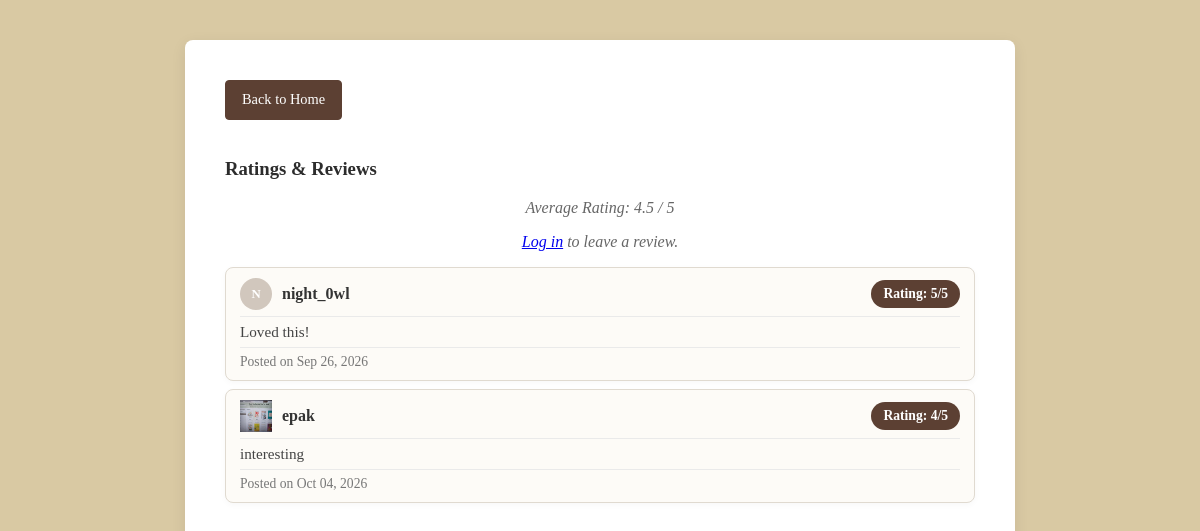
/catalog/book/21/, run on an earlier commit of the app's database.
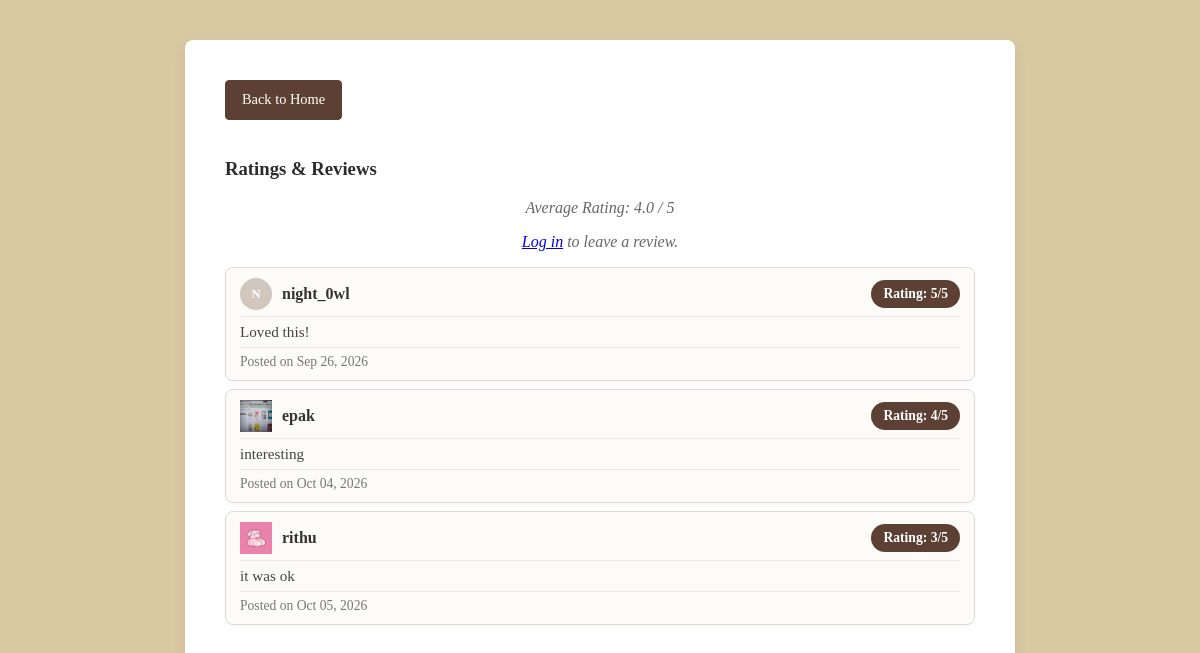
And on a later commit of the database.
### catalog/models.py (models this page shows, shortened)
class Review(models.Model):
    review_id = models.AutoField(primary_key=True)
    book = models.ForeignKey(Book, on_delete=models.CASCADE, related_name='reviews')
    user = models.ForeignKey(User, on_delete=models.CASCADE, related_name='reviews')
    rating = models.IntegerField()
    comment = models.TextField()
    created_at = models.DateTimeField(auto_now_add=True)
    updated_at = models.DateTimeField(auto_now=True)

class UserProfile(models.Model):
    user = models.OneToOneField(User, on_delete=models.CASCADE)
    full_name = models.CharField(max_length=150, blank=True)
    bio = models.TextField(blank=True)
    profile_picture = models.ImageField(upload_to='profile_pics/', blank=True, null=True)
    is_verified = models.BooleanField(default=False)
    verification_token = models.CharField(max_length=100, blank=True, null=True)

### catalog/views.py (the view)
# urls.py: path('book/<int:book_id>/', views.book_detail, name='book_detail'),
def book_detail(request, book_id):
    book = get_object_or_404(Book, pk=book_id)
    reviews = Review.objects.filter(book=book)
    avg_rating = reviews.aggregate(Avg('rating'))['rating__avg']
    user_has_reviewed = False
    if request.user.is_authenticated:
        user_has_reviewed = reviews.filter(user=request.user).exists()
    context = {
        'book': book,
        'reviews': reviews,
        'avg_rating': avg_rating,
        'user_has_reviewed': user_has_reviewed,
    }
    return render(request, 'catalog/book_detail.html', context)

### catalog/templates/catalog/book_detail.html (shortened to what this page needs)
<head>
    {% load static %}
    <link rel="stylesheet" href="{% static 'catalog/style.css' %}">
</head>
<body>
    <div class="book-card">
        <div class="mb-3">
        <a href="{% url 'index' %}" class="custom-back-btn">Back to Home</a>
    </div>
    <div class="reviews-section mt-5">
    <h3>Ratings & Reviews</h3>
    <p>Average Rating:
    {% if avg_rating %}
        {{ avg_rating|floatformat:1 }} / 5
    {% else %}
        No ratings yet
    {% endif %}
    </p>
    {% if user.is_authenticated %}
        {% if not user_has_reviewed %}
        <form method="POST" action="{% url 'add_review' book.pk %}" class="mb-4">
            {% csrf_token %}
            <div class="mb-3">
                <label for="rating" class="form-label">Rating (1-5)</label>
                <select name="rating" id="rating" class="form-select" required>
                    <option value="" selected disabled>Choose...</option>
                    <option value="1">1 - Poor</option>
                    <option value="2">2 - Average</option>
                    <option value="3">3 - Good</option>
                    <option value="4">4 - Very Good</option>
                    <option value="5">5 - Excellent</option>
                </select>
            </div>
            <div class="mb-3">
                <label for="comment" class="form-label">Review Comment</label>
                <textarea name="comment" id="comment" rows="3" class="form-control" placeholder="Write your review here..."></textarea>
            </div>
            <button type="submit" class="btn btn-primary">Submit Review</button>
        </form>
    {% else %}
        <p class="text-muted fst-italic mb-4">You have already reviewed this book. You can edit your existing review below.</p>
        {% endif %}
    {% else %}
        <p><a href="{% url 'login' %}">Log in</a> to leave a review.</p>
    {% endif %}
    <div class="list-group">
        {% for review in reviews %}
            <div class="list-group-item list-group-item-action flex-column align-items-start mb-2">
                <div class="review-header" style="display: flex; justify-content: space-between; align-items: center; width: 100%;">
        <div style="display: flex; align-items: center; gap: 10px;">
        {% if review.user.userprofile.profile_picture %}
        <img src="{{ review.user.userprofile.profile_picture.url }}" alt="{{ review.user.username }}" class="rounded-circle me-2" width="32" height="32" style="object-fit: cover;">
        {% else %}
        <div style="width: 32px; height: 32px; border-radius: 50%; background-color: #d1c7bd; display: flex; align-items: center; justify-content: center; font-weight: bold; color: #fff; font-size: 0.8rem;">
            {{ review.user.username|make_list|first|upper }}
        </div>
        {% endif %}
                <h5 style="margin: 0; font-weight: bold; font-size: 1rem;">{{ review.user.username }}</h5>
            </div>
                    <span class="badge bg-secondary">Rating: {{ review.rating }}/5</span>
                </div>
                <p class="mb-1 review-comment">{{ review.comment }}</p>
                <div class="review-footer">
                <small class="text-muted">Posted on {{ review.created_at|date:"M d, Y" }}</small>
</div>
            </div>
        {% empty %}
            <p class="text-muted">No reviews yet. Be the first to review this book!</p>
        {% endfor %}
    </div>
</div>
</body>
</html>

### catalog/static/catalog/style.css (style rules this page uses)
body p { text-align: center; color: #666; font-style: italic; }

### catalog/templates/catalog/book_detail.html (style rules this page uses)
body { background-color: #d9c9a3; font-family: 'Georgia', serif; color: #2c2c2c; margin: 0; padding: 40px 20px; display: flex; justify-content: center; }
.book-card { width: 100%; max-width: 750px; background: #ffffff; padding: 40px; border-radius: 8px; box-shadow: 0 4px 15px rgba(0, 0, 0, 0.08); }
.list-group { border-radius: 8px; }
.list-group-item { background-color: #fdfbf7 !important; border: 1px solid #e0dad0 !important; border-radius: 8px !important; margin-bottom: 8px !important; padding: 10px 14px !important; box-shadow: 0 2px 6px rgba(0, 0, 0, 0.03); }
.list-group-item h5 { font-size: 1.1rem; font-weight: bold; color: #333333; }
.list-group-item .review-header { width: 100%; display: flex; justify-content: space-between; align-items: center; margin-bottom: 2px !important; border-bottom: 1px solid #eaeaea; padding-bottom: 6px !important; }
.list-group-item .review-comment { font-style: normal; color: #444; font-size: 0.95rem; margin: 6px 0 !important; text-align: left; width: 100%; }
.list-group-item { background-color: #fdfbf7 !important; border: 1px solid #e0dad0 !important; }
.badge { background-color: #5c4033 !important; color: #fff !important; padding: 6px 12px; border-radius: 20px; font-size: 0.85rem; font-weight: 600; }
.list-group-item .text-muted, .list-group-item small { color: #777 !important; font-size: 0.85rem; }
.review-footer { display: flex; justify-content: space-between; align-items: center; width: 100%; margin-top: 6px !important; padding-top: 6px !important; border-top: 1px solid #eaeaea; }
.custom-back-btn { display: inline-block !important; background-color: #5c4033 !important; color: #ffffff !important; padding: 8px 16px !important; border-radius: 4px !important; border: 1px solid #5c4033 !important; text-decoration: none !important; font-weight: 500 !important; font-size: 0.9rem !important; margin-bottom: 20px !important; line-height: 1.5 !important; transition: all 0.2s ease !important; }

What changed in the data, as far as the page shows it:
added Review: user.userprofile.profile_picture (picture), user.username "rithu", rating "3", comment "it was ok", created_at "Oct 05, 2026"
Also different on the page:
{{ avg_rating|floatformat:1 }}: "4.5" → "4.0"
